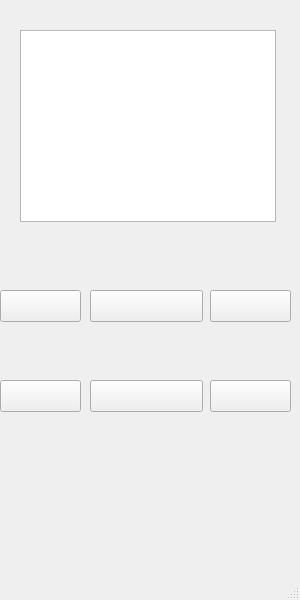
<?xml version="1.0" encoding="UTF-8"?>
<ui version="4.0">
 <class>MainWindow</class>
 <widget class="QMainWindow" name="MainWindow">
  <property name="geometry">
   <rect>
    <x>0</x>
    <y>0</y>
    <width>300</width>
    <height>600</height>
   </rect>
  </property>
  <property name="windowTitle">
   <string>MainWindow</string>
  </property>
  <widget class="QWidget" name="centralwidget">
   <widget class="QGraphicsView" name="graphicsView">
    <property name="geometry">
     <rect>
      <x>20</x>
      <y>30</y>
      <width>256</width>
      <height>192</height>
     </rect>
    </property>
   </widget>
   <widget class="QPushButton" name="power">
    <property name="geometry">
     <rect>
      <x>90</x>
      <y>290</y>
      <width>113</width>
      <height>32</height>
     </rect>
    </property>
    <property name="text">
     <string/>
    </property>
    <property name="icon">
     <iconset>
      <normaloff>resources/power.png</normaloff>resources/power.png</iconset>
    </property>
   </widget>
   <widget class="QPushButton" name="mute">
    <property name="geometry">
     <rect>
      <x>90</x>
      <y>380</y>
      <width>113</width>
      <height>32</height>
     </rect>
    </property>
    <property name="text">
     <string/>
    </property>
    <property name="icon">
     <iconset>
      <normaloff>resources/mute.png</normaloff>resources/mute.png</iconset>
    </property>
   </widget>
   <widget class="QPushButton" name="cDN">
    <property name="geometry">
     <rect>
      <x>0</x>
      <y>380</y>
      <width>81</width>
      <height>32</height>
     </rect>
    </property>
    <property name="text">
     <string/>
    </property>
    <property name="icon">
     <iconset>
      <normaloff>resources/Down Arrow.png</normaloff>resources/Down Arrow.png</iconset>
    </property>
   </widget>
   <widget class="QPushButton" name="cUP">
    <property name="geometry">
     <rect>
      <x>0</x>
      <y>290</y>
      <width>81</width>
      <height>32</height>
     </rect>
    </property>
    <property name="text">
     <string/>
    </property>
    <property name="icon">
     <iconset>
      <normaloff>resources/Up Arrow.png</normaloff>resources/Up Arrow.png</iconset>
    </property>
   </widget>
   <widget class="QPushButton" name="vUP">
    <property name="geometry">
     <rect>
      <x>210</x>
      <y>290</y>
      <width>81</width>
      <height>32</height>
     </rect>
    </property>
    <property name="text">
     <string/>
    </property>
    <property name="icon">
     <iconset>
      <normaloff>resources/Up Arrow.png</normaloff>resources/Up Arrow.png</iconset>
    </property>
   </widget>
   <widget class="QPushButton" name="vDN">
    <property name="geometry">
     <rect>
      <x>210</x>
      <y>380</y>
      <width>81</width>
      <height>32</height>
     </rect>
    </property>
    <property name="text">
     <string/>
    </property>
    <property name="icon">
     <iconset>
      <normaloff>resources/Down Arrow.png</normaloff>resources/Down Arrow.png</iconset>
    </property>
   </widget>
  </widget>
  <widget class="QMenuBar" name="menubar">
   <property name="geometry">
    <rect>
     <x>0</x>
     <y>0</y>
     <width>300</width>
     <height>36</height>
    </rect>
   </property>
  </widget>
  <widget class="QStatusBar" name="statusbar"/>
 </widget>
 <resources/>
 <connections/>
</ui>
